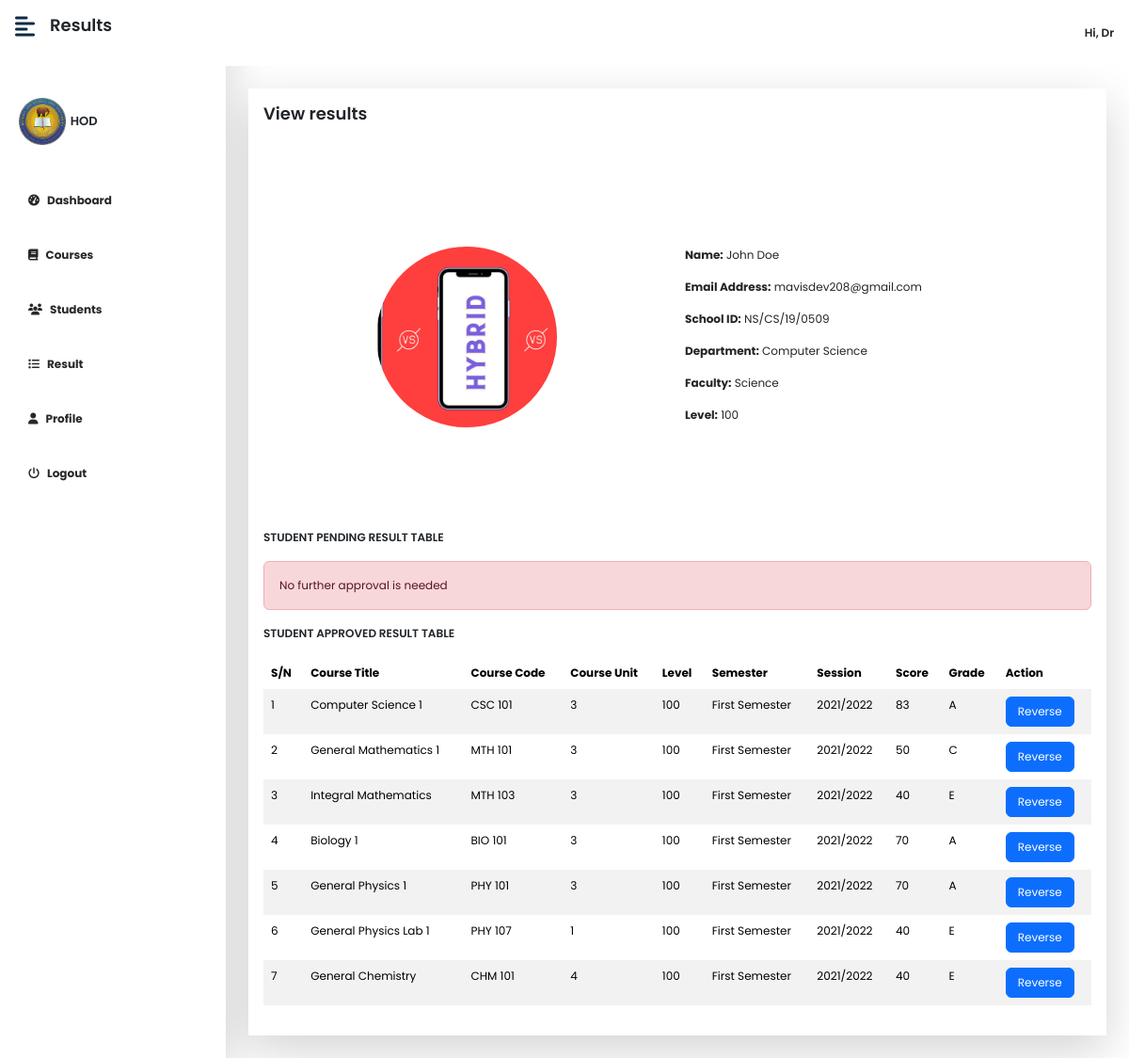
/hod/view/viewstudentresult?id=93 (signed in), run on the app's committed database.
### tables this page shows
CREATE TABLE `hod_tb` (
  `id` int(11) NOT NULL,
  `fname` varchar(200) NOT NULL,
  `lname` varchar(200) NOT NULL,
  `email` varchar(150) NOT NULL,
  `image` text DEFAULT NULL,
  `faculty` varchar(50) NOT NULL,
  `school_id` varchar(50) NOT NULL,
  `password` longtext NOT NULL
);

CREATE TABLE `students_tb` (
  `id` int(11) NOT NULL,
  `fname` text NOT NULL,
  `lname` text NOT NULL,
  `email` varchar(200) NOT NULL,
  `school_id` varchar(100) NOT NULL,
  `level` int(11) NOT NULL,
  `faculty` varchar(200) DEFAULT NULL,
  `dept` varchar(200) DEFAULT NULL,
  `image` text DEFAULT NULL,
  `password` longtext NOT NULL,
  `date` timestamp NOT NULL DEFAULT current_timestamp() ON UPDATE current_timestamp()
);

CREATE TABLE `results_tb` (
  `id` int(11) NOT NULL,
  `name` varchar(250) NOT NULL,
  `school_id` varchar(150) NOT NULL,
  `course_title` varchar(100) NOT NULL,
  `course_code` varchar(130) NOT NULL,
  `course_unit` int(6) NOT NULL,
  `level` varchar(150) NOT NULL,
  `dept` varchar(200) NOT NULL,
  `faculty` varchar(200) NOT NULL,
  `semester` text NOT NULL,
  `session` text NOT NULL,
  `obj` int(11) DEFAULT NULL,
  `q1` int(11) DEFAULT NULL,
  `q2` int(11) DEFAULT NULL,
  `q3` int(11) DEFAULT NULL,
  `q4` int(11) DEFAULT NULL,
  `q5` int(11) DEFAULT NULL,
  `q6` int(11) DEFAULT NULL,
  `ca` int(11) NOT NULL,
  `total` int(11) NOT NULL,
  `grade_points` int(11) NOT NULL,
  `quality_points` int(11) NOT NULL,
  `grade` varchar(50) NOT NULL,
  `date` timestamp NOT NULL DEFAULT current_timestamp() ON UPDATE current_timestamp(),
  `status` varchar(150) NOT NULL DEFAULT 'pending'
);

### hod/view/viewstudentresult.php (the view, shortened to what this page needs)
<?php
if(isset($_SESSION['hodID']) && isset($_GET['id'])) {
    require '../../configs/dbh.inc.php';
?>
<!DOCTYPE html>
<html lang="en">
<head>
    <?php include '../../includes/links&scripts.php'; ?>
</head>
<body >
<div class="d-flex" id="wrapper">
        <?php include 'includes/sidebar.php';?>
        <div id="page-content-wrapper">
        <nav class="navbar navbar-expand-lg navbar-light d-flex bg-white fixed-top py-3 px-3" style="justify-content:space-between;">
               <div class="d-flex">
                    <div><i class="fas fa-align-left fs-4 me-3" style="color:#0d2a45ff;" id="menu-toggle"></i></div>
                    <div><p class="display-6" style="font-size: large;font-weight:600;">Results</p></div>
               </div>
               <?php include 'includes/hodnavbar.php';?>
            <div class="container-fluid px-4 py-4">
                <div class=" mt-3 shadow-lg bg-white">
                        <div class="p-3   " >
                        <?php
                            $id = mysqli_real_escape_string($con, $_GET['id']);
                            $sql = "SELECT id, fname, lname, email, school_id, dept, faculty, image, level FROM students_tb WHERE id = '{$id}'";
                            $result = mysqli_query($con, $sql);
                            $row = mysqli_fetch_assoc($result);
        $school_id = $row['school_id'];
                        ?>
                        <p class="display-6" style="font-size: large;font-weight:600;">View results </p><br><br>
                        <div class="flexbox mt-4 mb-4">
    <div class="d-50">
    <br><br><br>
        <center>
    <div class="passport-photo">
        <img src="../../uploads/students/<?php if($row['image'] === null) { echo 'default_img.jpg';} else { echo $row['image'];}?>" alt="student_img" style="border-radius:50%;">
    </div>
    </center>
    </div>
    <div class="d-50"><br><br><br>
        <p><b>Name:</b> <?php echo $row['fname'] . ' ' . $row['lname'];?></p>
        <p><b>Email Address:</b> <?php echo $row['email'];?></p>
        <p><b>School ID:</b> <?php echo strtoupper($row['school_id']);?></p>
        <p><b>Department:</b> <?php echo $row['dept'];?></p>
        <p><b>Faculty:</b> <?php echo $row['faculty'];?></p>
        <p><b>Level:</b> <?php echo $row['level'];?></p>
    </div>
</div><br><br>
<br><br>
<p style="font-weight:600;">STUDENT PENDING RESULT TABLE</p>
<?php
    $sql = "SELECT id, course_title, course_code, course_unit, level, semester, session, total, grade, school_id FROM results_tb WHERE school_id = '{$school_id}' AND status = 'pending' ORDER BY level";
    $result = mysqli_query($con, $sql);
    if(mysqli_num_rows($result) > 0) {
        $num = 1;
?>
             <div class="table-responsive">
                            <table class="table table-striped table-borderless">
                                    <thead>
                                        <tr>
                                        <th scope="col">S/N</th>
                                        <th scope="col">Course Title</th>
                                        <th scope="col">Course Code</th>
                                        <th scope="col">Course Unit</th>
                                        <th scope="col">Level</th>
                                        <th scope="col">Semester</th>
                                        <th scope="col">Session</th>
                                        <th scope="col">Score</th>
                                        <th scope="col">Grade</th>
                                        <th scope="col">Action</th>
                                        </tr>
                                    </thead>
                                    <tbody>
                                    <?php
                                            while($row = mysqli_fetch_array($result)) {
                                    ?>
                                        <tr>
                                            <td><?php echo $num++;?></td>
                                            <td><?php echo $row['course_title'];?></td>
                                            <td><?php echo $row['course_code'];?></td>
                                            <td><?php echo $row['course_unit'];?></td>
                                            <td><?php echo $row['level'];?></td>
                                            <td><?php echo $row['semester'];?></td>
                                            <td><?php echo $row['session'];?></td>
                                            <td><?php echo $row['total'];?></td>
                                            <td><?php echo $row['grade'];?></td>
                                            <td>
                                            <form method="post" onsubmit="return false;">
                                                <input type="hidden" class="Id" value="<?php echo $row['id'];?>">
                                                <button  class="btn btn-primary approve-result "  style="font-size:12px;" title="Approve Result">Approve</button>
                                            </form>
                                        </td>
                                        </tr>
                                        <?php } ?>
                                    </tbody>
                                    </table>
                                    </div>
                                <?php
                                } else {
                                ?>
                                    <div class="alert alert-danger">
                                        No further approval is needed
                                    </div>
                                <?php
                                }
                            ?>
                            <p style="font-weight:600">STUDENT APPROVED RESULT TABLE</p>
                            <?php
    $sql = "SELECT id, course_title, course_code, course_unit, level, semester, session, total, grade, school_id FROM results_tb WHERE school_id = '{$school_id}' AND status = 'approved' ORDER BY level";
    $result = mysqli_query($con, $sql);
    if(mysqli_num_rows($result) > 0) {
        $num = 1;
?>
             <div class="table-responsive">
                            <table class="table table-striped table-borderless">
                                    <thead>
                                        <tr>
                                        <th scope="col">S/N</th>
                                        <th scope="col">Course Title</th>
                                        <th scope="col">Course Code</th>
                                        <th scope="col">Course Unit</th>
                                        <th scope="col">Level</th>
                                        <th scope="col">Semester</th>
                                        <th scope="col">Session</th>
                                        <th scope="col">Score</th>
                                        <th scope="col">Grade</th>
                                        <th scope="col">Action</th>
                                        </tr>
                                    </thead>
                                    <tbody>
                                    <?php
                                            while($row = mysqli_fetch_array($result)) {
                                    ?>
                                        <tr>
                                            <td><?php echo $num++;?></td>
                                            <td><?php echo $row['course_title'];?></td>
                                            <td><?php echo $row['course_code'];?></td>
                                            <td><?php echo $row['course_unit'];?></td>
                                            <td><?php echo $row['level'];?></td>
                                            <td><?php echo $row['semester'];?></td>
                                            <td><?php echo $row['session'];?></td>
                                            <td><?php echo $row['total'];?></td>
                                            <td><?php echo $row['grade'];?></td>
                                            <td>
                                            <form method="post" onsubmit="return false;">
                                                <button  class="btn btn-primary reverse-result "  style="font-size:12px;" title="Approve Result">Reverse</button>
                                            </form>
                                        </td>
                                        </tr>
                                        <?php } ?>
                                    </tbody>
                                    </table>
                                    </div>
                                <?php
                                } else {
                                ?>
                                    <div class="alert alert-danger">
                                        No further reversal is needed
                                    </div>
                                <?php
                                }
                            ?>
                            </div>
                        </div>
                    </div>
                </div>
            </div>
</body>
</html>
<?php } else {
    header('Location: index');
}
?>

### hod/view/includes/hodnavbar.php (shortened to what this page needs)
<?php
    $id = $_SESSION['hodID'];
    $sql = "SELECT id, fname, lname, school_id, faculty, email, image FROM hod_tb WHERE id = {$id}";
    $result = mysqli_query($con, $sql);
    $row = mysqli_fetch_assoc($result);
?>
<div class="d-flex" style="gap:1rem;align-items:center;">
                    <div>
                    <div class="dropdown">
  <span id="dropbtn" style="font-weight:600" class="dropbtn"><i class="fa fa-user-o" style="font-size:large;"></i> Hi, <?php echo ucfirst($row['fname']);?></span>
</div>
               </div>
            </nav>
            <br><br><br>

### assets/css/dashboard.css (style rules this page uses)
:root { --main-bg-color: #009d63!important; --main-text-color: #009d63!important; --second-text-color: #ffffff!important; --second-bg-color: #ffffff!important; }
#wrapper { overflow-x: hidden!important; background: #fff!important; }
#page-content-wrapper { min-width: 100vw!important; overflow-y: scroll!important; height: 100vh!important; }
#menu-toggle { cursor: pointer!important; }
@media (min-width: 768px) { #page-content-wrapper { min-width: 0!important; width: 100%!important; } }

### assets/css/main.css (style rules this page uses)
* { box-sizing: border-box; margin: 0; }
body { font-family: "Poppins", Sans-serif !important; transition: .5s; background-color: #fff !important; font-size: 12px !important; }
.passport-photo { width: 2in; height: 2in; overflow: hidden; border-radius: 0px; }
.passport-photo img { width: 100%; height: 100%; object-fit: cover; }
#dropbtn { padding: 0px; border: none; cursor: pointer; }
.dropdown { float: right; position: relative; display: inline-block; }
.flexbox { display:flex; width:100%; gap: 1rem; }
.d-50 { width:50%; }

### data on the page
hod_tb: fname "Dr"
students_tb: image (picture), fname "John", lname "Doe", email "mavisdev208@gmail.com", school "NS/CS/19/0509", dept "Computer Science", faculty "Science", level "100"
results_tb: course_title "Computer Science 1", course_code "CSC 101", course_unit "3", level "100", semester "First Semester", session "2021/2022", total "83", grade "A"
results_tb: course_title "General Mathematics 1", course_code "MTH 101", course_unit "3", level "100", semester "First Semester", session "2021/2022", total "50", grade "C"
results_tb: course_title "Integral Mathematics", course_code "MTH 103", course_unit "3", level "100", semester "First Semester", session "2021/2022", total "40", grade "E"
results_tb: course_title "Biology 1", course_code "BIO 101", course_unit "3", level "100", semester "First Semester", session "2021/2022", total "70", grade "A"
results_tb: course_title "General Physics 1", course_code "PHY 101", course_unit "3", level "100", semester "First Semester", session "2021/2022", total "70", grade "A"
results_tb: course_title "General Physics Lab 1", course_code "PHY 107", course_unit "1", level "100", semester "First Semester", session "2021/2022", total "40", grade "E"
results_tb: course_title "General Chemistry", course_code "CHM 101", course_unit "4", level "100", semester "First Semester", session "2021/2022", total "40", grade "E"
